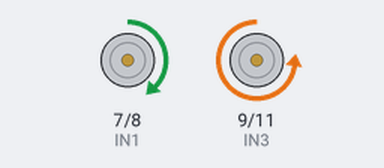
A sketch run on a simulated Arduino Uno, built with avr-gcc and run on an emulated ATmega328P. On the bench: motor-driver pin pairs drawn as motors (green arrow = first pin HIGH = forward, orange = second pin HIGH = backward, longer = more drive, scaled by the enable pin).

Above: at 1.0 s.
At 3.0 s:
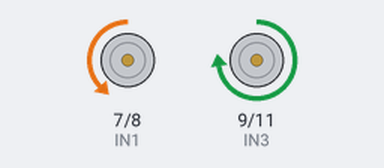
Timing chart, 0 to 5.2 s (numbered marks = the images above):
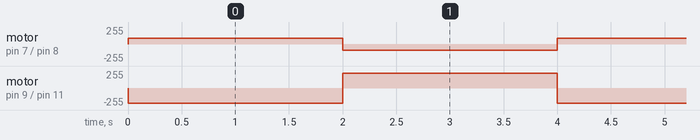

The sketch:

left_circel.ino
```cpp
//www.elegoo.com
//    Left motor truth table
//  ENA         IN1               IN2         Description
//  LOW   Not Applicable    Not Applicable    Motor is off
//  HIGH        LOW               LOW         Motor is stopped (brakes)
//  HIGH        HIGH              LOW         Motor is on and turning forwards
//  HIGH        LOW               HIGH        Motor is on and turning backwards
//  HIGH        HIGH              HIGH        Motor is stopped (brakes)

//    Right motor truth table
//  ENB         IN3             IN4         Description
//  LOW   Not Applicable   Not Applicable   Motor is off
//  HIGH        LOW             LOW         Motor is stopped (brakes)
//  HIGH        LOW             HIGH        Motor is on and turning forwards
//  HIGH        HIGH            LOW         Motor is on and turning backwards
//  HIGH        HIGH            HIGH        Motor is stopped (brakes)

//    The direction of the car's movement
//  Left motor    Right motor     Description
//  stop(off)     stop(off)       Car is stopped
//  forward       forward         Car is running forwards
//  forward       backward        Car is turning right
//  backward      forward         Car is turning left
//  backward      backward        Car is running backwards

// ENA right weehl motor
#define ENA 5
// ENA left weehl motor
#define ENB 6
// right motor
#define IN1 7
#define IN2 8
// left Motor
#define IN3 9
#define IN4 11

//
int carSpeedDefault = 90;
int carSpeed;

void setup() {
  pinMode(IN1,OUTPUT);
  pinMode(IN2,OUTPUT);
  pinMode(IN3,OUTPUT);
  pinMode(IN4,OUTPUT);
  pinMode(ENA,OUTPUT);
  pinMode(ENB,OUTPUT);
}

void loop() {
  //go forward
  digitalWrite(IN1,HIGH);
  digitalWrite(IN2,LOW);
  digitalWrite(IN3,LOW);
  digitalWrite(IN4,HIGH);
  carSpeed = carSpeedDefault;
  analogWrite(ENA,carSpeed);
  carSpeed = carSpeedDefault * 2.5;
  analogWrite(ENB,carSpeed);
  // stop
  delay(2000);
  digitalWrite(ENA,LOW);
  digitalWrite(ENB,LOW);

  //runing back
  digitalWrite(IN1,LOW);
  digitalWrite(IN2,HIGH);
  digitalWrite(IN3,HIGH);
  digitalWrite(IN4,LOW);
  //
  carSpeed = carSpeedDefault;
  analogWrite(ENA,carSpeed);
  carSpeed = carSpeedDefault * 2.5;
  analogWrite(ENB,carSpeed);
  // Stop
  delay(2000);
  digitalWrite(ENA,LOW);
  digitalWrite(ENB,LOW);
}
```

Measured:
- by itself, motor on pin 7 (IN1) / pin 8 (IN2): alternates forward 90/255 for 2.0 s and backward 90/255 for 2.0 s
- by itself, motor on pin 9 (IN3) / pin 11 (IN4): alternates forward 225/255 for 2.0 s and backward 225/255 for 2.0 s
